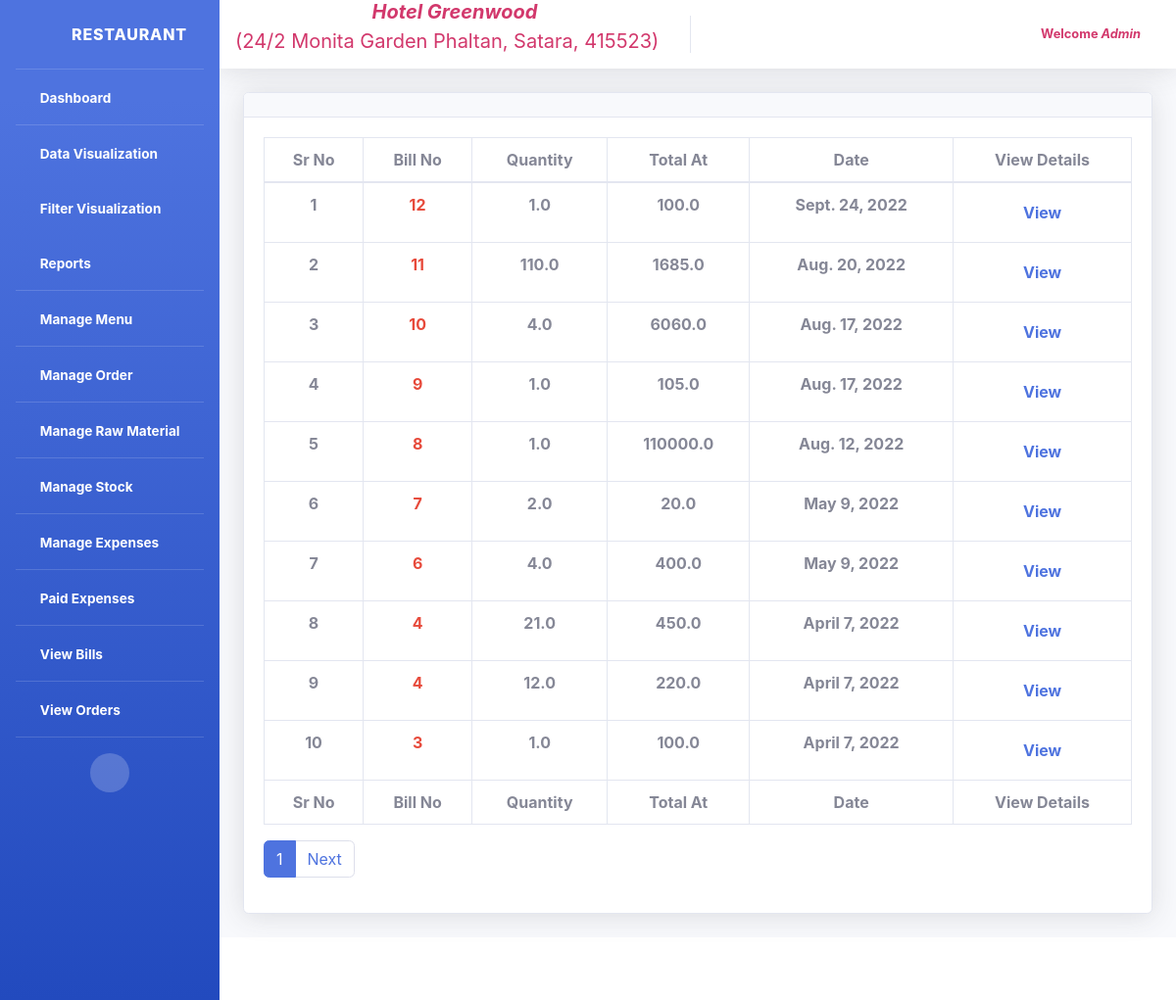
Page /polls/viewBills (signed in) on the committed database.
### polls/models.py (models this page shows)
class Invoice(models.Model):
	invoice_no = models.IntegerField(null=True)
	invoice_item_quantity = models.FloatField(null=True)
	invoice_item_final_total = models.FloatField(null=True)
	invoice_date = models.DateField()
	status = models.IntegerField(default=1, null=True)
	created_at = models.DateTimeField(auto_now_add=True, null=True)
	updated_at = models.DateTimeField(auto_now=True, null=True)
	class Meta:
		db_table = "Invoice"

### polls/views.py (the view)
# urls.py: path('viewBills', views.ShowBillsListView.as_view(), name='viewBills'),
class ShowBillsListView(LoggedInMixin, ListView):
    model = Invoice
    template_name = 'show_bill.html'
    paginate_by = 10
    paginate_orphans = 1
    ordering = ['-created_at']
    queryset = Invoice.objects.filter(status=1)
    def get_context_data(self, *args, **kwargs):
        try:
            return super(ShowBillsListView,self).get_context_data(*args, **kwargs)
        except:
            self.kwargs['page'] = 1
            return super(ShowBillsListView, self).get_context_data(*args, **kwargs)

### polls/views.py (called while the page is built)
    def dispatch(self, request, *args, **kwargs):
        if not request.user.is_authenticated:
            return redirect('/polls/login/')
        return super(LoggedInMixin, self).dispatch(request, *args, **kwargs)

### polls/templates/show_bill.html (shortened to what this page needs)
{% extends 'header.html' %}
{% block body %}
{% load static %}
<!DOCTYPE html>
<html>
<head>
	<link href="{% static 'vendor/fontawesome-free/css/all.min.css' %}" rel="stylesheet" type="text/css">
	<link href="{% static 'vendor/datatables/dataTables.bootstrap4.min.css' %}" rel="stylesheet">
	<link href="{% static 'css/sb-admin-2.min.css' %}" rel="stylesheet">
</head>
<body>
        <div class="container-fluid mt-4">
          <div class="card shadow mb-4">
            <div class="card-header">
            </div>
            <div class="card-body">
              <div class="table-responsive">
                <table class="table table-bordered"  width="100%" cellspacing="0">
                  <thead>
                    <tr class="text-center">
                        <th scope="col">Sr No</th>
                        <th scope="col">Bill No</th>
                        <th scope="col">Quantity</th>
                        <th scope="col">Total At</th>
                        <th scope="col">Date</th>
                        <th scope="col">View Details</th>
                    </tr>
                  </thead>
                  <tfoot>
                    <tr class="text-center">
                        <th scope="col">Sr No</th>
                        <th scope="col">Bill No</th>
                        <th scope="col">Quantity</th>
                        <th scope="col">Total At</th>
                        <th scope="col">Date</th>
                        <th scope="col">View Details</th>
                    </tr>
                  </tfoot>
                  <tbody>
                    {% for i in object_list %}
                    <tr class="text-center font-weight-bold"">
                      <td>{{forloop.counter}}</td>
                      <td class="text-danger">{{i.invoice_no }}</td>
                      <td >{{i.invoice_item_quantity}}</td>
                      <td>{{i.invoice_item_final_total}}</td>
                      <td>{{i.invoice_date}}</td>
                      <td>
                        <a class="nav-link" href="{% url 'viewOrder' i.invoice_no %}">View</a>
                      </td>
                    </tr>
                    {% endfor %}
                  </tbody>
                </table>
                <nav aria-label="Page navigation example">
                  {% if is_paginated %}
                  <ul class="pagination">
                    <li class="page-item active"><span class="page-link">{{page_obj.number}}</span></li>
                    {% if page_obj.has_next %}
                    <li class="page-item"><a class="page-link" href="?page={{page_obj.next_page_number}}">Next</a></li>
                    {% endif %}
                  </ul>
                  {% endif %}
                </nav>
              </div>
            </div>
          </div>
</div>
{% endblock %}

### polls/templates/header.html (shortened to what this page needs)
{% load static %}
<html>
<head>
  <link href="{% static 'vendor/fontawesome-free/css/all.min.css' %}" rel="stylesheet" type="text/css">
  <link href="{% static 'css/sb-admin-2.min.css' %}" rel="stylesheet">
  <link href="{% static 'css/other.css' %}" rel="stylesheet">
</head>
<body id="page-top">
<div id="wrapper">
<ul class="navbar-nav bg-gradient-primary sidebar sidebar-dark accordion" id="accordionSidebar">
  <a class="sidebar-brand d-flex align-items-center justify-content-center" href="{% url 'dashboard' %}">
  <div class="sidebar-brand-icon rotate-n-15">
    <i class="fas fa-home fa-fw "></i>
  </div>
  <div class="sidebar-brand-text mx-3">Restaurant</div>
  </a>
  <hr class="sidebar-divider my-0">
  <li class="nav-item active">
    <a class="nav-link" href="{% url 'dashboard' %}">
      <i class="fas fa-fw fa-tachometer-alt"></i>
      <span>Dashboard</span></a>
  </li>
  <hr class="sidebar-divider my-0">
  <li class="nav-item active">
    <a class="nav-link collapsed" href="#" data-toggle="collapse" data-target="#collapseTwo" aria-expanded="true" aria-controls="collapseTwo">
      <i class="fas fa-fw fa fa-chart-area"></i>
      <span>Data Visualization</span>
    </a>
  </li>
 <li class="nav-item active">
    <a class="nav-link collapsed" href="#" data-toggle="collapse" data-target="#collapsefilter" aria-expanded="true" aria-controls="collapseTwo">
      <i class="fas fa-fw fa fa-chart-area"></i>
      <span>Filter Visualization</span>
    </a>
  </li>
  <li class="nav-item active">
    <a class="nav-link collapsed" href="#" data-toggle="collapse" data-target="#collapsereport" aria-expanded="true" aria-controls="collapseTwo">
      <i class="fas fa-fw fa fa-file"></i>
      <span>Reports</span>
    </a>
  </li>
  <hr class="sidebar-divider my-0">
  <li class="nav-item active">
    <a class="nav-link" href="{% url 'manageMenu' %}">
      <i class="fas fa-fw fa-cog"></i>
      <span>Manage Menu</span></a>
  </li>
  <hr class="sidebar-divider my-0">
  <li class="nav-item active">
    <a class="nav-link" href="{% url 'manageOrder' %}">
      <i class="fas fa-fw fa-cog"></i>
      <span>Manage Order</span></a>
  </li>
  <hr class="sidebar-divider my-0">
  <li class="nav-item active">
    <a class="nav-link" href="{% url 'manageRawMaterial' %}">
      <i class="fas fa-fw fa-cog"></i>
      <span>Manage Raw Material</span></a>
  </li>
  <hr class="sidebar-divider my-0">
  <li class="nav-item active">
    <a class="nav-link" href="{% url 'manageStock' %}">
      <i class="fas fa-fw fa-cog"></i>
      <span>Manage Stock</span></a>
  </li>
  <hr class="sidebar-divider my-0">
  <li class="nav-item active">
    <a class="nav-link" href="{% url 'manageExpenses' %}">
      <i class="fas fa-fw fa-cog"></i>
      <span>Manage Expenses</span></a>
  </li>
  <hr class="sidebar-divider my-0">
  <li class="nav-item active">
    <a class="nav-link" href="{% url 'paidExpeses' %}">
      <i class="fas fa-fw fa-plus"></i>
      <span>Paid Expenses</span></a>
  </li>
  <hr class="sidebar-divider my-0">
  <li class="nav-item active">
    <a class="nav-link" href="{% url 'viewBills' %}">
      <i class="fas fa-fw fa fa-list"></i>
      <span>View Bills</span></a>
  </li>
  <hr class="sidebar-divider my-0">
  <li class="nav-item active">
    <a class="nav-link" href="{% url 'viewOrderDetails' %}">
      <i class="fas fa-fw fa fa-list"></i>
      <span>View Orders</span></a>
  </li>
<hr class="sidebar-divider">
  <div class="text-center d-none d-md-inline">
    <button class="rounded-circle border-0" id="sidebarToggle"></button>
  </div>
</ul>
    <div id="content-wrapper" class="d-flex flex-column">
        <div id="content">
        <nav class="navbar navbar-expand navbar-light bg-white topbar mb-1 static-top shadow">
          <span align="center" class="navbar-brand mb-0 h1 text-info"><i class='fas fa-hotel' style='font-size:20px'></i><i class="font-weight-bold" style="color: #D2386C;">Hotel Greenwood</i><p style="color:  #D2386C;"> (24/2 Monita Garden Phaltan, Satara, 415523)</p></span>
            <ul class="navbar-nav ml-auto">
            <li class="nav-item dropdown no-arrow">
              <a class="nav-link dropdown-toggle" href="#" id="userDropdown" role="button" data-toggle="dropdown" aria-haspopup="true" aria-expanded="false">
                <span class="mr-2 d-none d-lg-inline text-gray-600 small">
                {% if user.is_authenticated %}
                  <b style="color: #D2386C;">Welcome&nbsp;<i>{{request.user | title}}</i></b>
                {% endif %}
                </span>
              </a>
            </li>
          </ul>
        </nav>
        {% block body %} {% endblock %}
    </div>
      <footer class="sticky-footer bg-white">
      </footer>
    </div>
  </div>
</body>
</html>

### rows in the picture
Invoice: invoice_no "12", invoice_item_quantity "1.0", invoice_item_final_total "100.0", invoice_date "Sept. 24, 2022"
Invoice: invoice_no "11", invoice_item_quantity "110.0", invoice_item_final_total "1685.0", invoice_date "Aug. 20, 2022"
Invoice: invoice_no "10", invoice_item_quantity "4.0", invoice_item_final_total "6060.0", invoice_date "Aug. 17, 2022"
Invoice: invoice_no "9", invoice_item_quantity "1.0", invoice_item_final_total "105.0", invoice_date "Aug. 17, 2022"
Invoice: invoice_no "8", invoice_item_quantity "1.0", invoice_item_final_total "110000.0", invoice_date "Aug. 12, 2022"
Invoice: invoice_no "7", invoice_item_quantity "2.0", invoice_item_final_total "20.0", invoice_date "May 9, 2022"
Invoice: invoice_no "6", invoice_item_quantity "4.0", invoice_item_final_total "400.0", invoice_date "May 9, 2022"
Invoice: invoice_no "4", invoice_item_quantity "21.0", invoice_item_final_total "450.0", invoice_date "April 7, 2022"
Invoice: invoice_no "4", invoice_item_quantity "12.0", invoice_item_final_total "220.0", invoice_date "April 7, 2022"
Invoice: invoice_no "3", invoice_item_quantity "1.0", invoice_item_final_total "100.0", invoice_date "April 7, 2022"

### other values in the picture
{{ request.user | title }} "Admin"
{{ page_obj.number }} "1"
